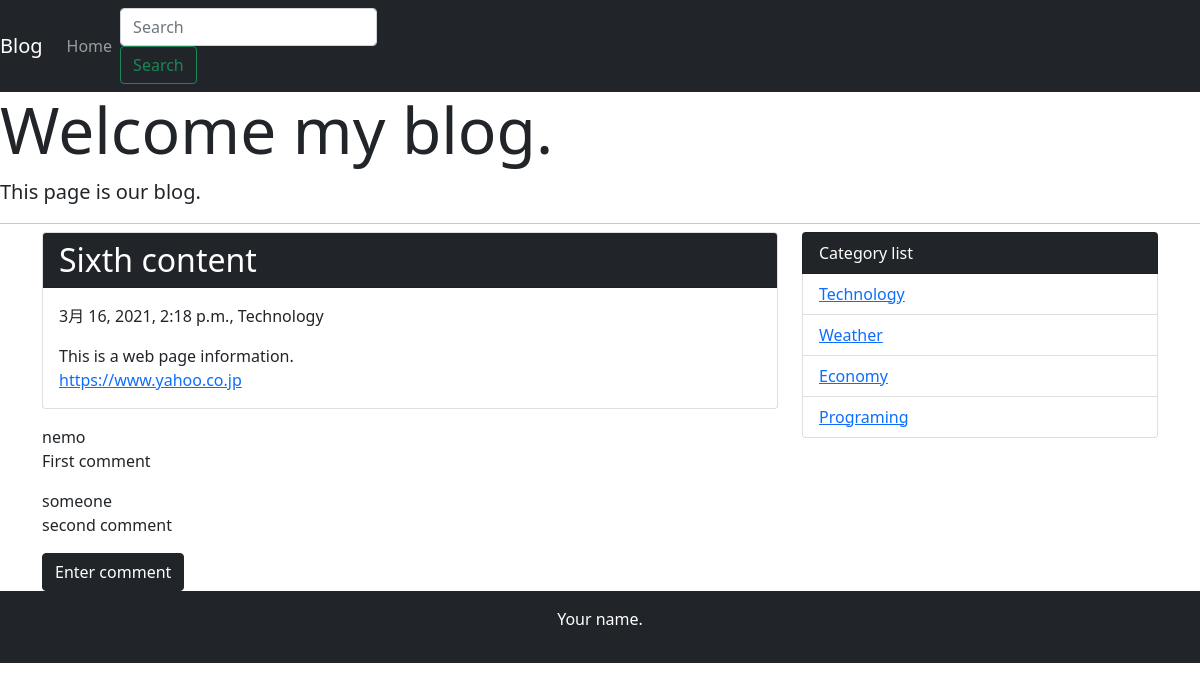
/detail/6/, run on the app's committed database.
### blog/models.py (models this page shows, shortened)
class Post(models.Model):
    title = models.CharField('title', max_length=255)
    text = models.TextField('content')
    created_at = models.DateTimeField('created_date', default=timezone.now)
    category = models.ForeignKey(Category, verbose_name='category', on_delete=models.PROTECT)

class Category(models.Model):
    name = models.CharField('category_name', max_length=255)
    created_at = models.DateTimeField('created_date', default=timezone.now)
    def __str__(self):
        return self.name

class Comment(models.Model):
    name = models.CharField('name', max_length=30, default='nemo')
    text = models.TextField('text')
    post = models.ForeignKey(Post, verbose_name='linkedcontent', on_delete=models.PROTECT)
    created_at = models.DateTimeField('created_date', default=timezone.now)

### blog/views.py (the view)
# urls.py: path('detail/<int:pk>/', views.DetailView.as_view(), name='detail'),
class DetailView(generic.DetailView):
    model = Post

### blog/context_process.py (called while the page is built)
def common(request):
    context = {
        'category_list': Category.objects.all(),
    }
    return context

### blog/templates/blog/post_detail.html
{% extends 'blog/base.html' %}
{% block content %}
<div class="card mb-3">
    <h2 class="card-header bg-dark text-white">{{ post.title }}</h2>
    <div class="card-body">
        <p>{{ post.created_at }}, {{ post.category }}</p>
        {{ post.text | linebreaksbr | urlize }}
    </div>
</div>
{% for comment in post.comment_set.all %}
<p>
    {{ comment.name}}<br>
    {{ comment.text | linebreaksbr }}
</p>
{% endfor %}
<a class="btn btn-dark" href="{% url 'blog:comment' post.pk %}">Enter comment</a>
{% endblock content %}

### blog/templates/blog/base.html (shortened to what this page needs)
<!doctype html>
<html lang="ja">
  <head>
    <link href="https://cdn.jsdelivr.net/npm/bootstrap@5.0.0-beta2/dist/css/bootstrap.min.css" rel="stylesheet">
  </head>
  <body>
    <nav class="navbar navbar-expand-lg navbar-dark bg-dark">
      <a class="navbar-brand" href="#">Blog</a>
      <div class="collapse navbar-collapse" id="navbarSupportedContent">
        <ul class="navbar-nav mr-auto">
          <li class="nav-item active">
            <a class="nav-link" href="{% url 'blog:index' %}">Home</a>
          </li>
        </ul>
        <form class="form-inline my-2 my-lg-0" method="GET" action="{% url 'blog:index' %}">
          <input class="form-control mr-sm-2" type="text" placeholder="Search" aria-label="Search" name='search-key'>
          <button class="btn btn-outline-success .my-2 my-sm-0" type="submit">Search</button>
        </form>
      </div>
    </nav>
      <div class="jumbotron">
        <h1 class="display-3">Welcome my blog.</h1>
        <p class="lead">This page is our blog.</p>
        <hr class="my-2">
      </div>
      <div class="container">
        <div class="row">
          <div class="col-md-8">
            {% block content %}
            {% endblock content %}
          </div>
          <div class="col-md-4">
            <ul class="list-group">
              <li class="list-group-item bg-dark text-white">Category list</li>
              {% for category in category_list %}
                <li class="list-group-item"><a href="{% url 'blog:category' category.pk %}">{{ category }}</a></li>
              {% endfor %}
            </ul>
          </div>
        </div>
      </div>
      <footer class="bg-dark text-white text-center py-3">
        <p>Your name.</p>
      </footer>
  </body>
</html>

### data on the page
Post: title "Sixth content", created_at "3月 16, 2021, 2:18 p.m.", category "Technology", text "This is a web page information. https://www.yahoo.co.jp"
Comment: name "nemo", text "First comment"
Comment: name "someone", text "second comment"
Category: name "Technology"
Category: name "Weather"
Category: name "Economy"
Category: name "Programing"
